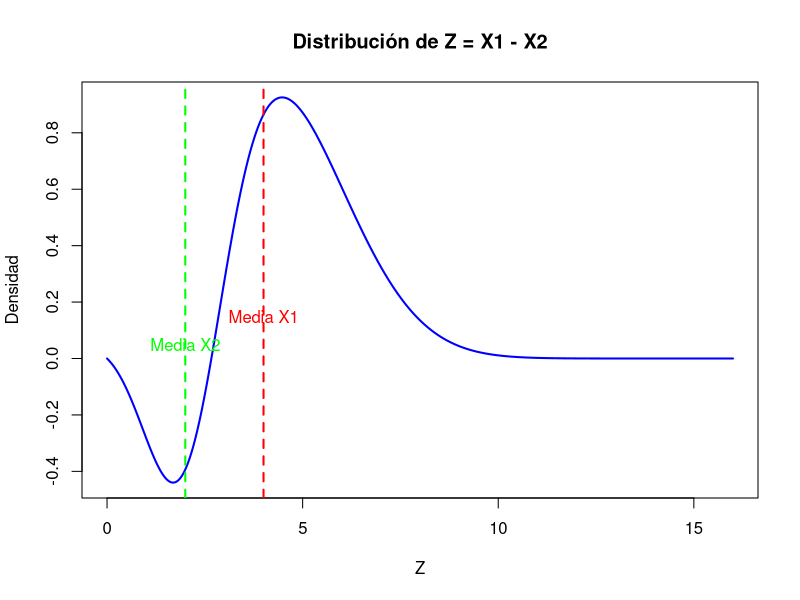

Source code (R):
#Usando el Algoritmo de Metropolis-Hastings construya una muestra de 𝑍=𝑋1−𝑋2 
#donde 𝑋1~𝑁(𝜇,𝜎2) y 𝑋2~𝑁(𝜇/2,𝜎2/4), considere para este ejercicio 
#𝜇=𝜎2=4.

fnormal <- function(x,mu1,mu2,sigma1, sigma2) { 
  fx= exp(-((x-mu1)^2/(2*(sigma1)))) - exp(-((x-mu2)^2/(2*(sigma2)))) 
  return(fx) 
}

fZ <- function(x){return(fnormal(x,4,2,4,1))} 

# Valores para el rango de la gráfica
x_values <- seq(0, 16, length.out = 1000)

# Gráfico de la distribución de Z y las medias de X1 y X2
plot(x_values, fZ(x_values), type = "l", col = "blue", lwd = 2, 
     xlab = "Z", ylab = "Densidad", main = "Distribución de Z = X1 - X2")

# Líneas verticales para las medias de X1 y X2
abline(v = c(4, 2), col = c("red", "green"), lty = c(2, 2), lwd = 2)

# Etiquetas para las medias
text(4, 0.20, "Media X1", pos = 1, col = "red")
text(2, 0.10, "Media X2", pos = 1, col = "green")
